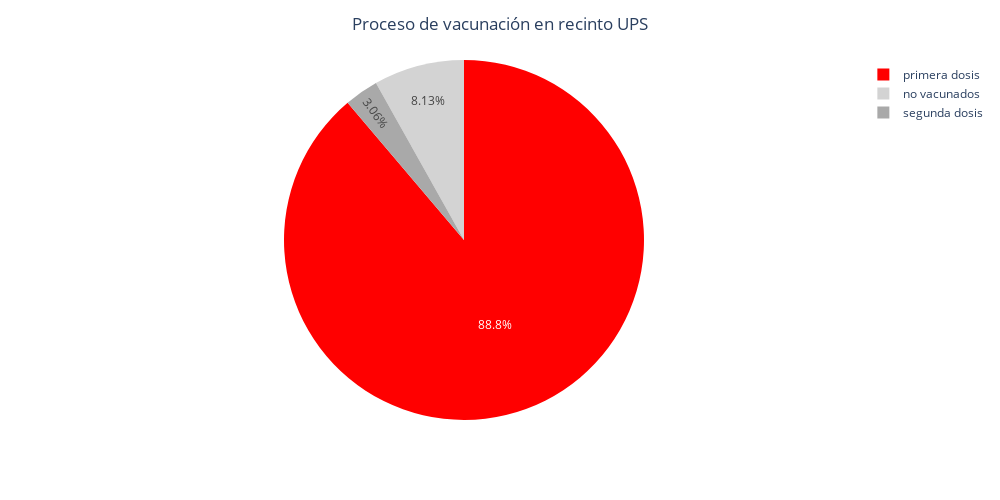

The notebook cell saved with this chart:
### Code cell
fig = px.pie(df_percentage, values="percentage",
             names="name", 
             color_discrete_sequence=['red','lightgrey','darkgrey'],width=1000,height=500)
fig.update_layout(title_text='Proceso de vacunación en recinto UPS', title_x=0.5)

### Figure 1 — Plotly figure (JSON) as saved in the notebook; plotly's stock layout.template omitted (floating-point values rounded to 4 significant figures)
{"data": [{"domain": {"x": [0, 1], "y": [0, 1]}, "hovertemplate": "name=%{label}<br>percentage=%{value}<extra></extra>", "labels": ["primera dosis", "segunda dosis", "no vacunados"], "legendgroup": "", "name": "", "showlegend": true, "type": "pie", "values": [0.8881, 0.03057, 0.08135]}], "layout": {"height": 500, "legend": {"tracegroupgap": 0}, "margin": {"t": 60}, "piecolorway": ["red", "lightgrey", "darkgrey"], "title": {"text": "Proceso de vacunación en recinto UPS", "x": 0.5}, "width": 1000}}
